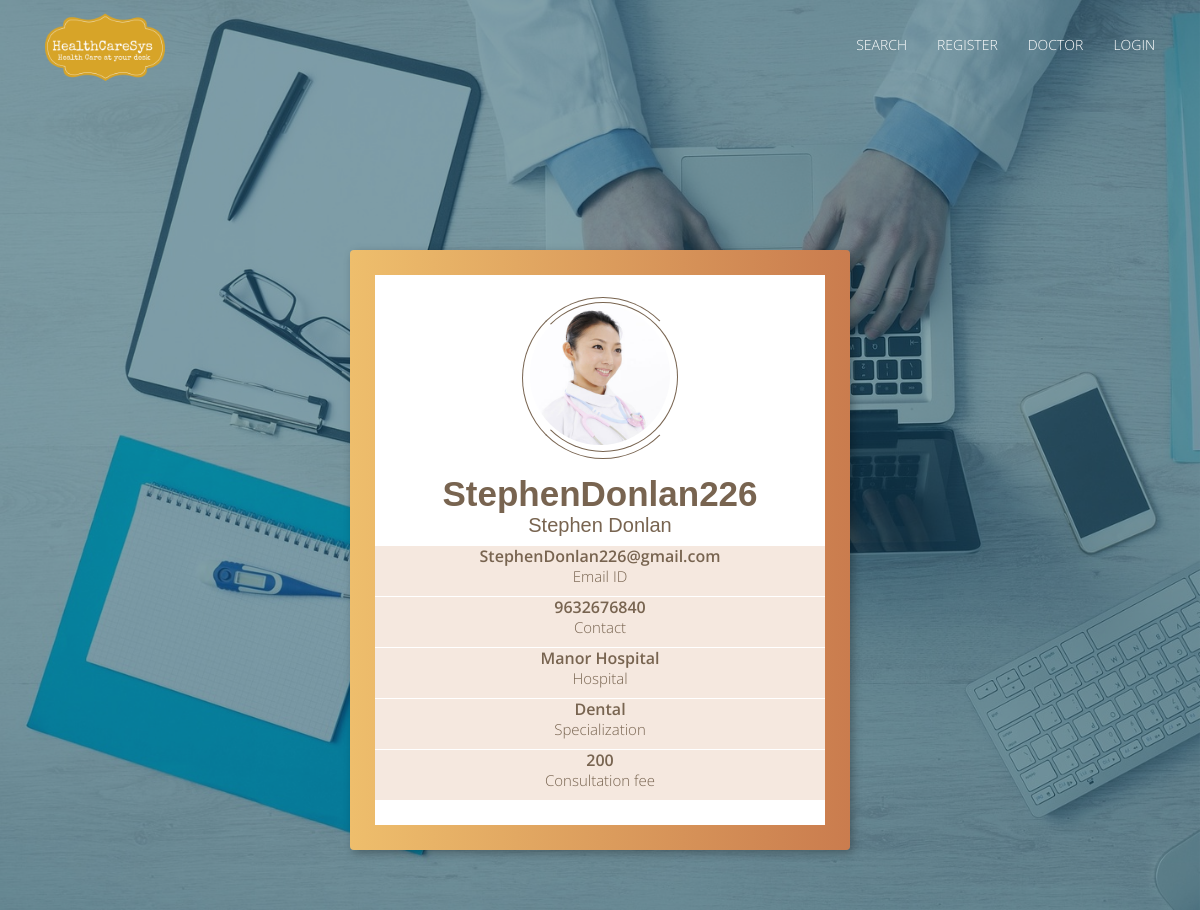
Before: /doctor/227/ with the older database file.
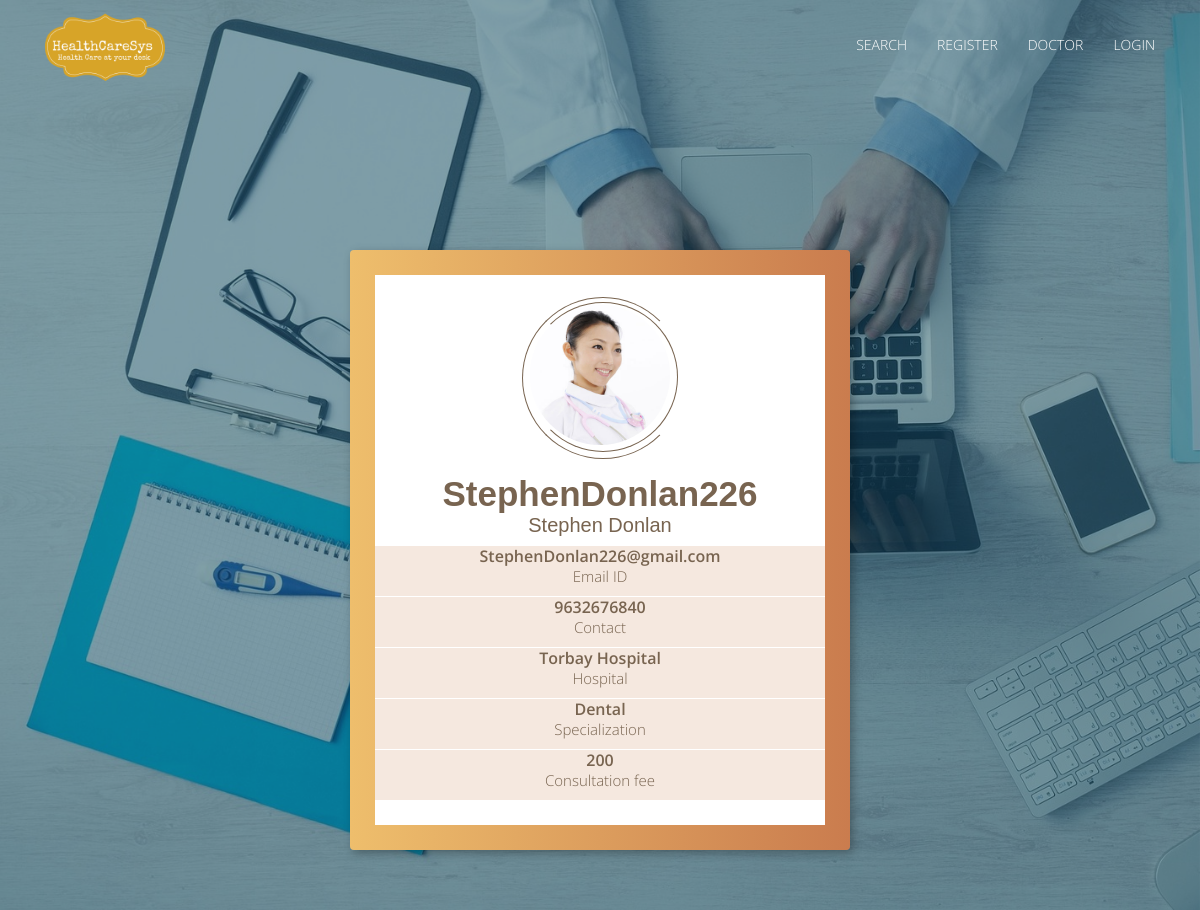
After: the same page with the newer database file.
### accounts/models.py (models this page shows, shortened)
class DoctorProfile(models.Model):
    user = models.OneToOneField(User, on_delete=models.CASCADE)
    hospital = models.ForeignKey('healthcare.Hospital', on_delete=models.CASCADE)
    contact = models.CharField(max_length=50)
    specialization = models.ForeignKey('healthcare.Department', on_delete=models.CASCADE)
    consultation_fee = models.IntegerField(default=200)
    amount = models.PositiveIntegerField(default=100)

### healthcare/models.py (models this page shows)
class Hospital(models.Model):
    name = models.CharField(max_length=100)
    location = models.ForeignKey(Location)
    contact = models.CharField(max_length=100, default='123456789')
    email = models.CharField(max_length=100,default='hospital_email@gmail.com')
    amount = models.PositiveIntegerField(default=100)
    def __str__(self):
        return self.name

class Department(models.Model):
    department_id = models.AutoField(primary_key=True)
    department_name = models.CharField(max_length=500)
    def __str__(self):
        return self.department_name

### accounts/views.py (the view)
# urls.py: url(r'^doctor/(?P<pk>[0-9]+)/', views.DoctorDetail.as_view(), name='doctor-detail'),
class DoctorDetail(generic.DetailView):
    model = DoctorProfile
    template_name = 'registration/doctorprofile.html'

### accounts/templates/registration/doctorprofile.html (shortened to what this page needs)
{% extends 'healthcare/base.html' %}
{% block body %}
{% load staticfiles %}
        <div class="containers">
          <div class="content-profile">
            <div class="profile">
              <div class="image-content">
                <div class="circle circle-1"></div>
                <div class="circle circle-2"></div><img src="{% static "img/doctor1.jpg" %}" alt="imgprofile"/>
              </div>
              <h4 class="profile__name" style="font-size:35px;">{{ doctorprofile.user.username }}<span style="font-size:20px">{{ doctorprofile.user.first_name }} {{ doctorprofile.user.last_name }}</span></h4>
            </div>
            <div class="profile-info">
              <div class="profile-info__item">
                <p>{{ doctorprofile.user.email }}<span>Email ID</span></p>
              </div>
              <div class="profile-info__item">
                <p>{{ doctorprofile.contact }}<span>Contact</span></p>
              </div>
              <div class="profile-info__item">
                <p>{{ doctorprofile.hospital }}<span>Hospital</span></p>
              </div>
              <div class="profile-info__item">
                <p>{{ doctorprofile.specialization }}<span>Specialization</span></p>
              </div>
              <div class="profile-info__item">
                <p>{{ doctorprofile.consultation_fee }}<span>Consultation fee</span></p>
              </div>
            </div>
          </div>
        </div>
{% endblock %}

Changed rows visible on the page:
changed DoctorProfile "StephenDonlan226": hospital "Manor Hospital" → "Torbay Hospital"
